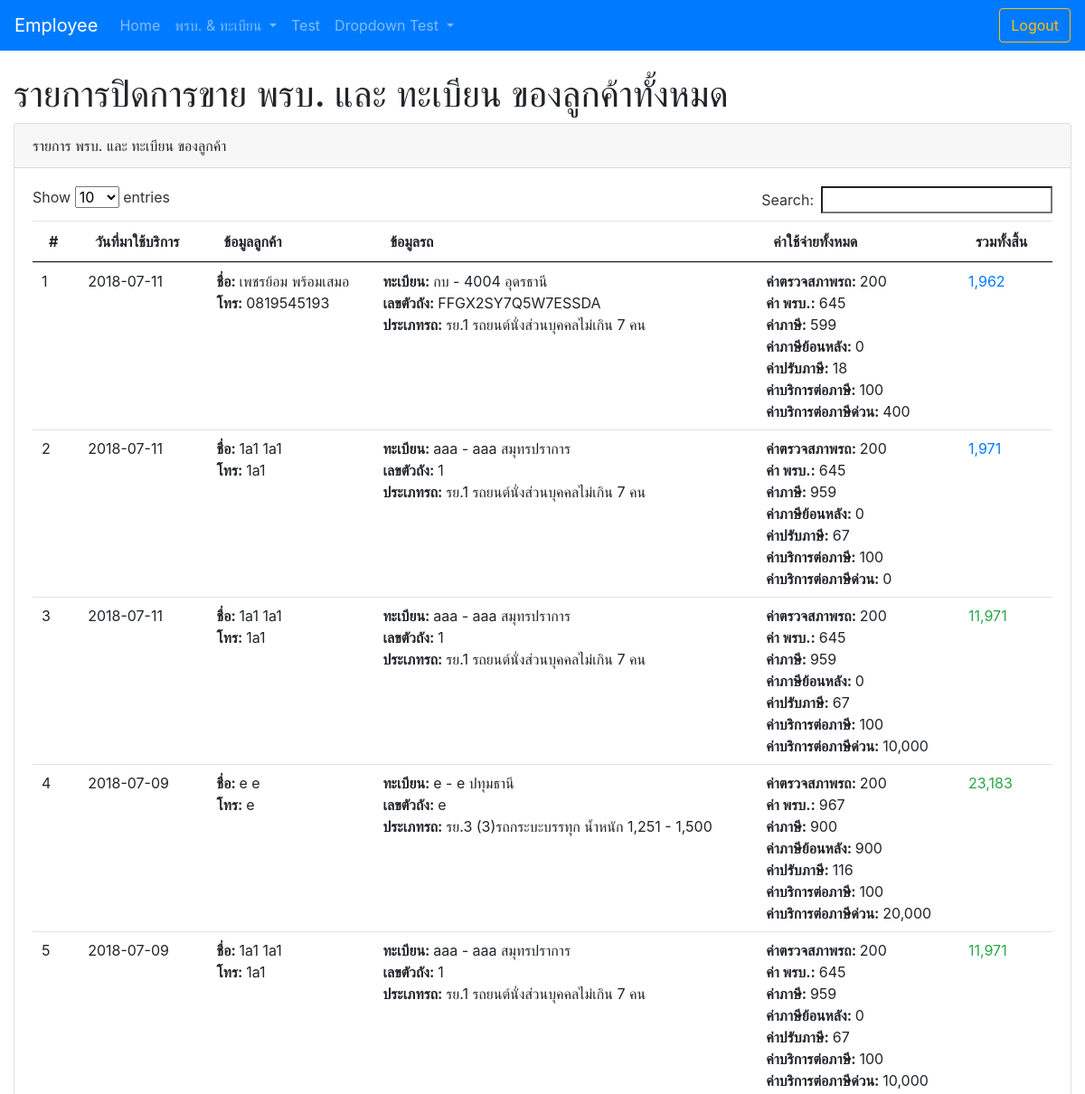
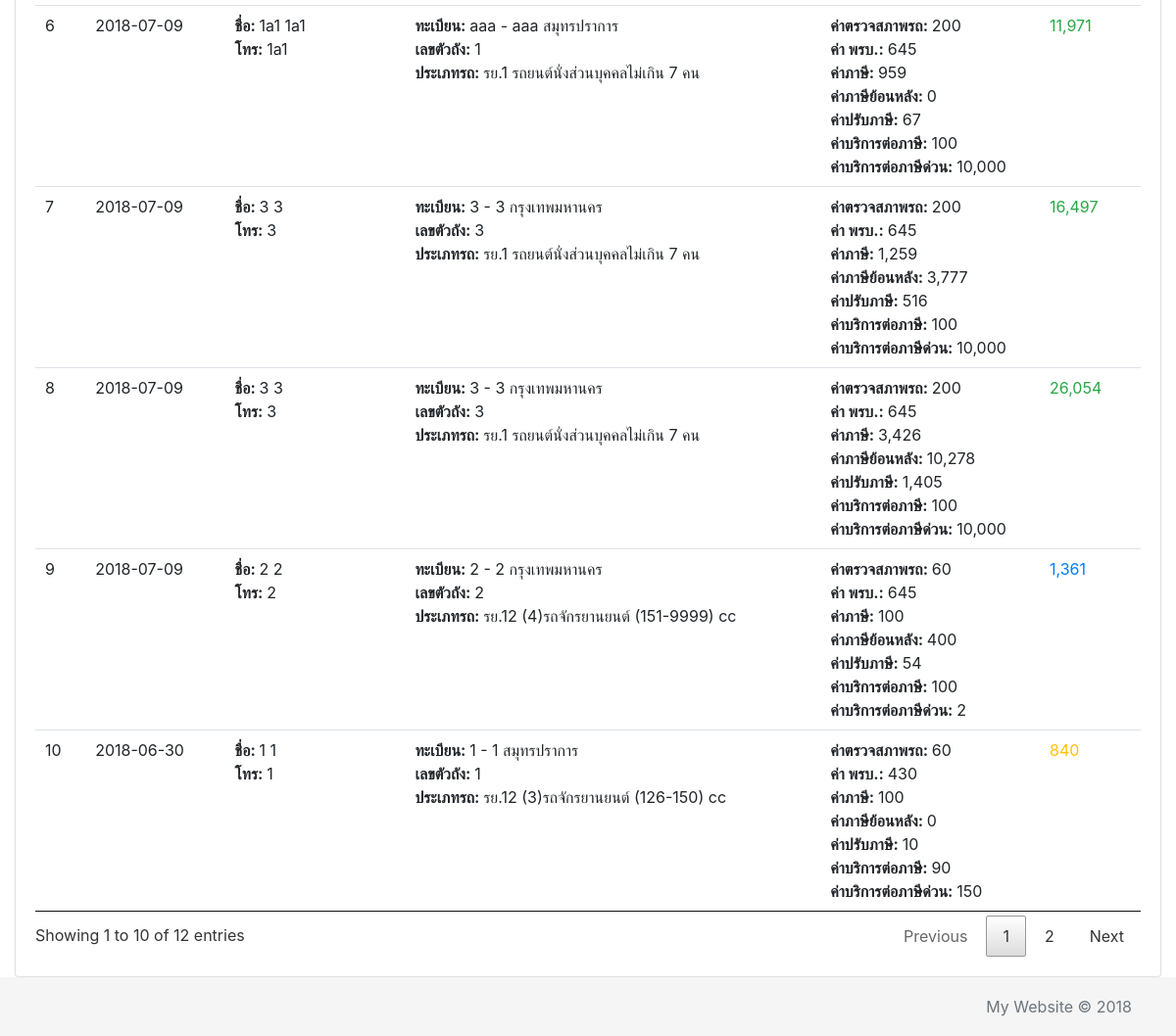
Page /employee/index.php?menu=done-atc-show (signed in) on the earlier database version (2 pictures, top to bottom).
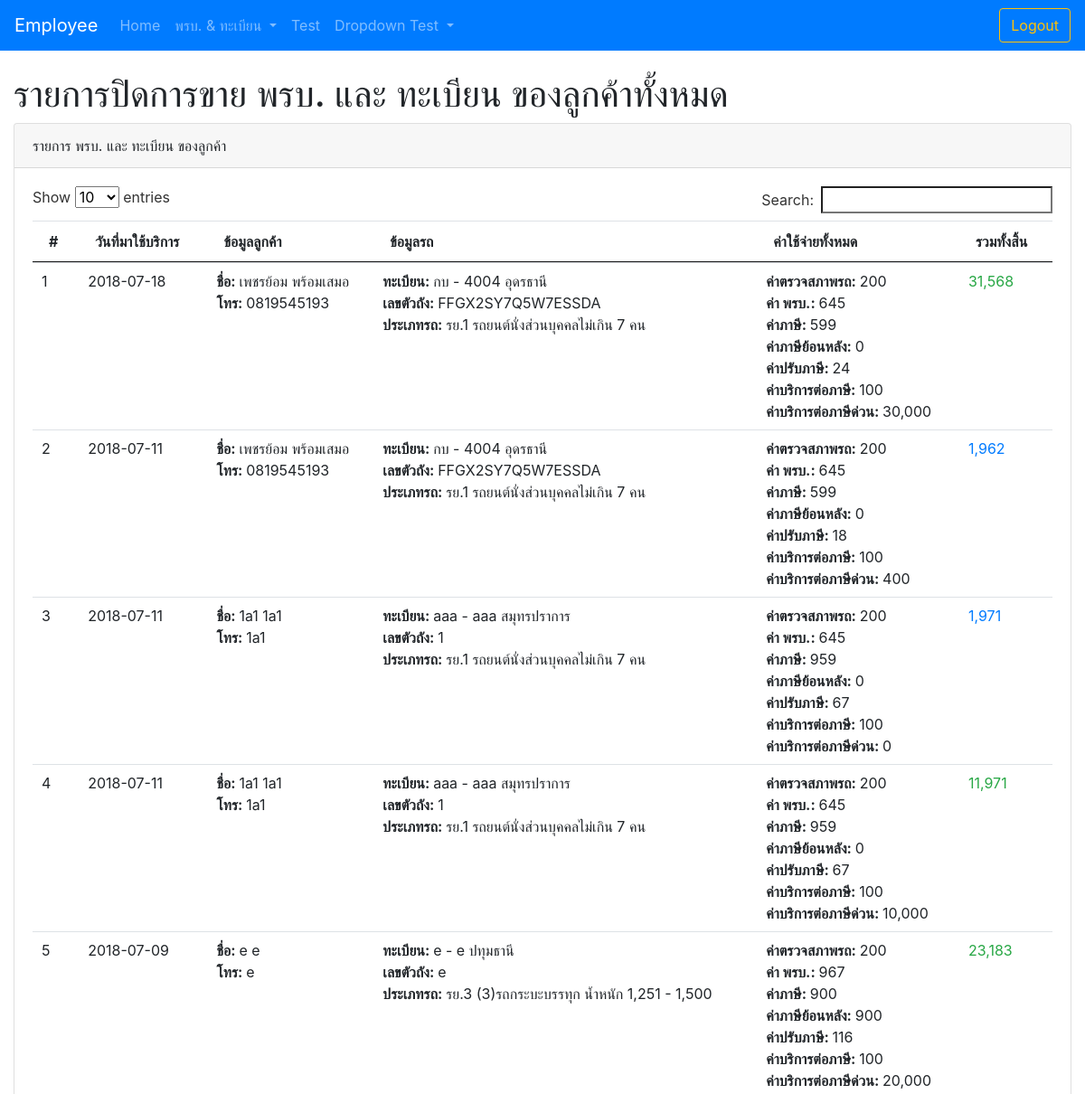
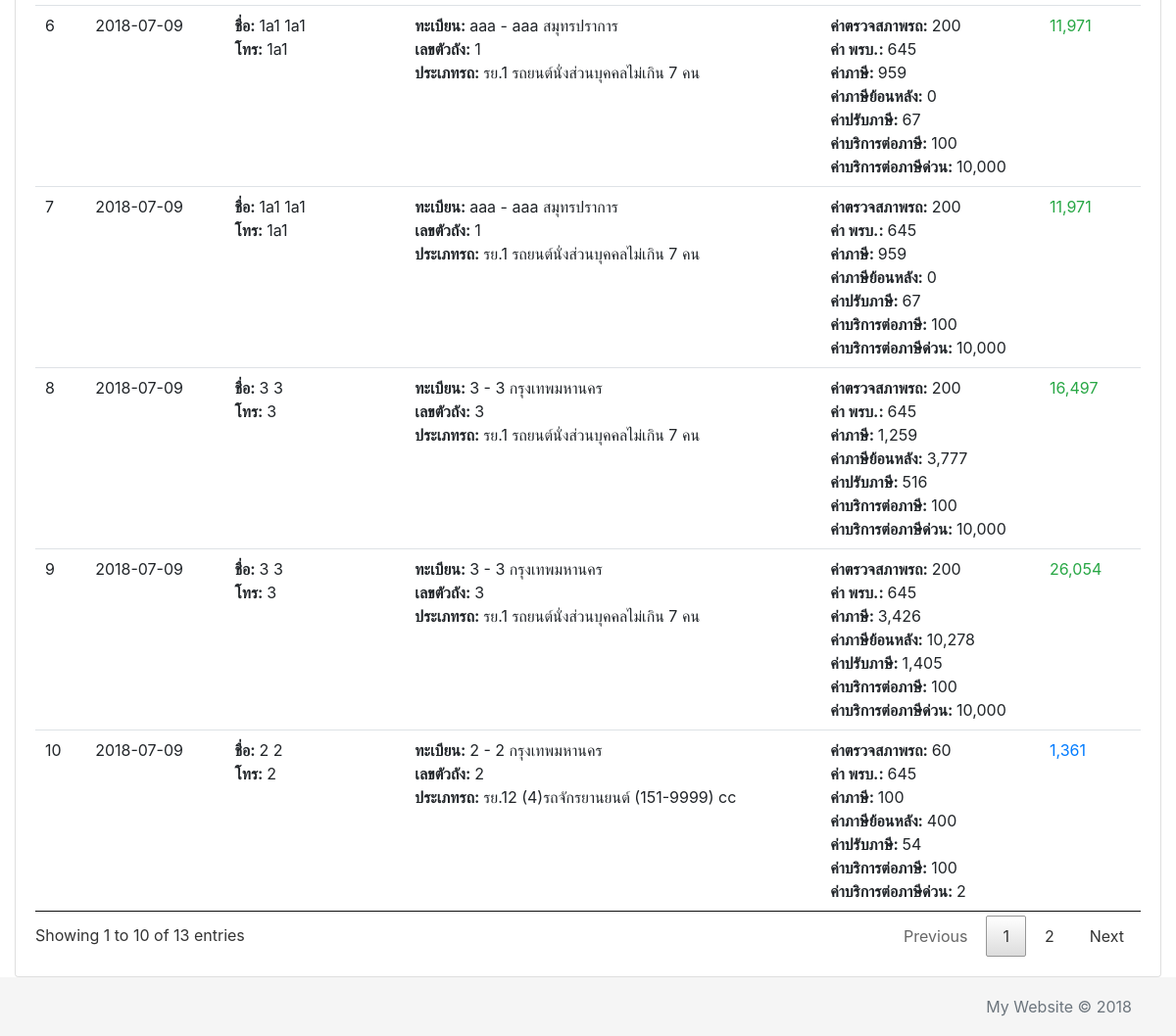
Same page on the later database version (2 pictures, top to bottom).
### tables this page shows
CREATE TABLE `tb_customer` (
  `id` int(11) NOT NULL COMMENT 'รหัสลูกค้า',
  `id_card_number` varchar(13) NOT NULL COMMENT 'เลขบัตรประชาชน',
  `firstname` varchar(255) NOT NULL,
  `lastname` varchar(255) NOT NULL,
  `sex` enum('ชาย','หญิง') NOT NULL COMMENT 'ชาย, หญิง',
  `address` text NOT NULL,
  `tel` varchar(20) NOT NULL,
  `time_reg` timestamp NULL DEFAULT current_timestamp()
);

CREATE TABLE `tb_order_service` (
  `id` int(11) NOT NULL,
  `id_car` int(11) NOT NULL,
  `id_insurance_type` int(11) DEFAULT NULL COMMENT 'รูปแบบประกันภัย',
  `service_date` date DEFAULT NULL COMMENT 'วันที่มาใช้บริการ',
  `price_car_tax_order` int(11) NOT NULL COMMENT 'ค่าภาษีรถ(ที่คำนวนแล้ว)',
  `price_car_tax_owe` int(11) NOT NULL COMMENT 'ค่าภาษีย้อนหลัง(ตามจำนวนปีที่ขาด)',
  `price_tax_fine` double DEFAULT 0 COMMENT 'ค่าปรับภาษี(เดือนละ 1% ของภาษี)',
  `price_service_express` int(11) DEFAULT 0 COMMENT 'ค่าบริการต่อภาษีด่วน',
  `id_employee` int(11) NOT NULL,
  `work_status` enum('ไม่เรียบร้อย','กำลังดำเนินการ','เรียบร้อย','ปิดการขาย') DEFAULT 'ไม่เรียบร้อย'
);

CREATE TABLE `tb_car` (
  `id` int(11) NOT NULL,
  `id_category_car` int(11) NOT NULL,
  `car_char` varchar(20) NOT NULL COMMENT 'ตักอักษรทะเบียนรถ',
  `car_number` varchar(20) NOT NULL COMMENT 'เลขทะเบียนรถ',
  `car_province_id` int(11) NOT NULL COMMENT 'id จังหวัดทะเบียนรถ',
  `car_brand` varchar(255) NOT NULL COMMENT 'ยี่ห้อรถ',
  `car_model` varchar(255) NOT NULL COMMENT 'รุ่นโมเดลรถ',
  `car_cc` int(11) NOT NULL,
  `car_chassis` varchar(255) NOT NULL COMMENT 'เลขตัวถังรถ',
  `car_reg_date` date DEFAULT NULL COMMENT 'วันจดทะเบียนรถ',
  `car_exp_date` date NOT NULL COMMENT 'วันหมดภาษี(ล่าสุด)',
  `id_customer` int(11) NOT NULL
);

CREATE TABLE `tb_province` (
  `PROVINCE_ID` int(5) NOT NULL,
  `PROVINCE_CODE` varchar(2) NOT NULL,
  `PROVINCE_NAME` varchar(150) NOT NULL
);

CREATE TABLE `tb_category_car` (
  `id` int(11) NOT NULL,
  `category_car_title` enum('รย.1','รย.2','รย.3','รย.12') NOT NULL,
  `category_car_name` varchar(255) NOT NULL COMMENT 'ชื่อประเภทรถ',
  `price_check_car` double NOT NULL COMMENT 'ค่าตรวจสภาพ',
  `price_atc` double NOT NULL COMMENT 'ค่าเบี้ย พรบ.',
  `price_car_tax` double NOT NULL COMMENT 'ค่าภาษีรถ',
  `price_service` double NOT NULL COMMENT 'ค่าบริการต่อภาษี'
);

### employee/done-atc-show.php (the view)
<?php
$sql = "
SELECT
	tb_customer.*,
    tb_category_car.*,
    tb_car.*,
    tb_order_service.*,
    tb_province.*,
    tb_order_service.id AS id_order_service
FROM
	tb_customer, tb_category_car, tb_car, tb_order_service, tb_province
WHERE
	tb_order_service.id_car = tb_car.id AND
    tb_car.id_category_car = tb_category_car.id AND
    tb_car.id_customer = tb_customer.id AND
    tb_car.car_province_id = tb_province.PROVINCE_ID AND
    tb_order_service.work_status = 'ปิดการขาย'
GROUP BY(tb_order_service.id)
ORDER BY(tb_order_service.id) DESC
";
$rs = mysqli_query($conn, $sql);
?>
<h1>รายการปิดการขาย พรบ. และ ทะเบียน ของลูกค้าทั้งหมด</h1>
<div class="row">
    <div class="col-md-12">
        <div class="card">
            <div class="card-header">
                รายการ พรบ. และ ทะเบียน ของลูกค้า
            </div>
            <div class="card-body">
                <table class="table table-hover" id="dataTable">
                    <thead>
                        <tr>
                            <th>#</th>
                            <th>วันที่มาใช้บริการ</th>
                            <th>ข้อมูลลูกค้า</th>
                            <th>ข้อมูลรถ</th>
                            <th>ค่าใช้จ่ายทั้งหมด</th>
                            <th>รวมทั้งสิ้น</th>
                        </tr>
                    </thead>
                    <tbody>
                        <?php
                        $index = 1;
                        while($row = mysqli_fetch_array($rs)){
                            $total_price = $row['price_check_car'] + $row['price_atc'] + $row['price_car_tax_order'] +
                                $row['price_car_tax_owe'] + $row['price_tax_fine'] + $row['price_service'] + $row['price_service_express'];
                        ?>
                        <tr>
                            <td> <?=$index?> </td>
                            <td> <?=$row['service_date']?> </td>
                            <td>
                                <strong>ชื่อ: </strong> <?=$row['firstname']?> <?=$row['lastname']?> <br>
                                <strong>โทร: </strong> <?=$row['tel']?> <br>
                            </td>
                            <td>
                                <strong>ทะเบียน: </strong> <?=$row['car_char']?> - <?=$row['car_number']?> <?=$row['PROVINCE_NAME']?> <br>
                                <strong>เลขตัวถัง: </strong> <?=$row['car_chassis']?> <br>
                                <strong>ประเภทรถ: </strong> <?=$row['category_car_name']?> <br>
                            </td>
                            <td>
                                <strong>ค่าตรวจสภาพรถ: </strong> <?=number_format($row['price_check_car'])?> <br>
                                <strong>ค่า พรบ.: </strong> <?=number_format($row['price_atc'])?> <br>
                                <strong>ค่าภาษี: </strong> <?=number_format($row['price_car_tax_order'])?> <br>
                                <strong>ค่าภาษีย้อนหลัง: </strong> <?=number_format($row['price_car_tax_owe'])?> <br>
                                <strong>ค่าปรับภาษี: </strong> <?=number_format($row['price_tax_fine'])?> <br>
                                <strong>ค่าบริการต่อภาษี: </strong> <?=number_format($row['price_service'])?> <br>
                                <strong>ค่าบริการต่อภาษีด่วน: </strong> <?=number_format($row['price_service_express'])?>
                            </td>
                            <td>
                                <?php
                                $text_color = "";
                                if($total_price <= 999){
                                    $text_color = "text-warning";
                                }else if($total_price <= 9999){
                                    $text_color = "text-primary";
                                }else{
                                    $text_color = "text-success";
                                }
                                ?>
                                <div class="<?=$text_color?>"><?=number_format($total_price)?></div>
                            </td>
                        </tr>
                        <?php
                            $index++;
                        }
                        ?>
                    </tbody>
                </table>
            </div>
        </div>
    </div>
</div>

### employee/index.php (shortened to what this page needs)
<!DOCTYPE html>
<html lang="en">
    <head>
        <link rel="stylesheet" href="../assets/bootstrap/dist/css/bootstrap.min.css">
        <link rel="stylesheet" href="../assets/css/sticky-footer-navbar.css">
        <link rel="stylesheet" href="../assets/datatable/jquery.dataTables.min.css">
        <link rel="stylesheet" href="../assets/font-awesome/css/font-awesome.min.css">
    </head>
    <body>
        <header>
            <?php include 'menu.php';?>
        </header>
        <div class="container-fluid">
            <br>
            <?php
            if (isset($_REQUEST['menu'])) {
                include $_REQUEST['menu'] . '.php';
            } else {
            ?>
            <script type="text/javascript">
                window.location = 'index.php?menu=home';
            </script>
            <?php
            }
            ?>
        </div>
        <footer class="footer">
            <div class="container text-right">
                <span class="text-muted">My Website &copy; 2018</span>
            </div>
        </footer>
    </body>
</html>

### employee/menu.php (shortened to what this page needs)
<nav class="navbar navbar-expand-lg navbar-dark bg-primary">
    <a class="navbar-brand" href="#">Employee</a>
    <div class="collapse navbar-collapse" id="navbarSupportedContent">
        <ul class="navbar-nav mr-auto">
            <li class="nav-item">
                <a class="nav-link" href="index.php?menu=home">Home</a>
            </li>
            <li class="nav-item dropdown">
                <a class="nav-link dropdown-toggle" href="#" id="navbarDropdown" role="button" data-toggle="dropdown" aria-haspopup="true" aria-expanded="false">
                พรบ. & ทะเบียน
                </a>
            </li>
            <li class="nav-item">
                <a class="nav-link" href="index.php?menu=test">Test</a>
            </li>
            <li class="nav-item dropdown">
                <a class="nav-link dropdown-toggle" href="#" id="navbarDropdown" role="button" data-toggle="dropdown" aria-haspopup="true" aria-expanded="false">
                Dropdown Test
                </a>
            </li>
        </ul>
        <?php if(isset($_SESSION['LOGIN_EMPLOYEE'])){ ?>
        <a class="btn btn-outline-warning" href="index.php?menu=logout" onclick="return confirm('ต้องการออกจากระบบ?')">Logout</a>
        <?php } ?>
    </div>
</nav>

### assets/css/sticky-footer-navbar.css (style rules this page uses)
html { position: relative; min-height: 100%; }
body { margin-bottom: 60px; }
.footer { position: absolute; bottom: 0; width: 100%; height: 60px; line-height: 60px; background-color: #f5f5f5; }
.footer > .container { padding-right: 15px; padding-left: 15px; }

Differences in the rows shown:
no longer on this page (row unchanged): tb_customer: tb_order_service.service_date "2018-06-30", firstname "1", lastname "1", tel "1", tb_car.car_char "1", tb_car.car_number "1", tb_province.PROVINCE_NAME "สมุทรปราการ", tb_car.car_chassis "1", tb_category_car.category_car_name "รย.12 (3)รถจักรยานยนต์ (126-150) cc", tb_category_car.price_check_car "60", tb_category_car.price_atc "430", tb_order_service.price_car_tax_order "100", tb_order_service.price_car_tax_owe "0", tb_order_service.price_tax_fine "10", tb_category_car.price_service "90", tb_order_service.price_service_express "150", tb_category_car.price_check_car+price_atc "840"
now on one of the page's lists (row edited): tb_customer: tb_order_service.service_date "2018-07-11", firstname "เพชรย้อม", lastname "พร้อมเสมอ", tel "0819545193", tb_car.car_char "กบ", tb_car.car_number "4004", tb_province.PROVINCE_NAME "อุดรธานี", tb_car.car_chassis "FFGX2SY7Q5W7ESSDA", tb_category_car.category_car_name "รย.1 รถยนต์นั่งส่วนบุคคลไม่เกิน 7 คน", tb_category_car.price_check_car "200", tb_category_car.price_atc "645", tb_order_service.price_car_tax_order "599", tb_order_service.price_car_tax_owe "0", tb_order_service.price_tax_fine "18", tb_category_car.price_service "100", tb_order_service.price_service_express "400", tb_category_car.price_check_car+price_atc "1,962"
changed tb_customer "เพชรย้อม": tb_order_service.service_date "2018-07-11" → "2018-07-18"; tb_order_service.price_tax_fine "18" → "24"; tb_order_service.price_service_express "400" → "30,000"; tb_category_car.price_check_car+price_atc "1,962" → "31,568"
Other differences:
text written by a page script: "Show entries Search: Showing 1 to 10 of 12 entries Previous 1 2 Next" → "Show entries Search: Showing 1 to 10 of 13 entries Previous 1 2 Next"
